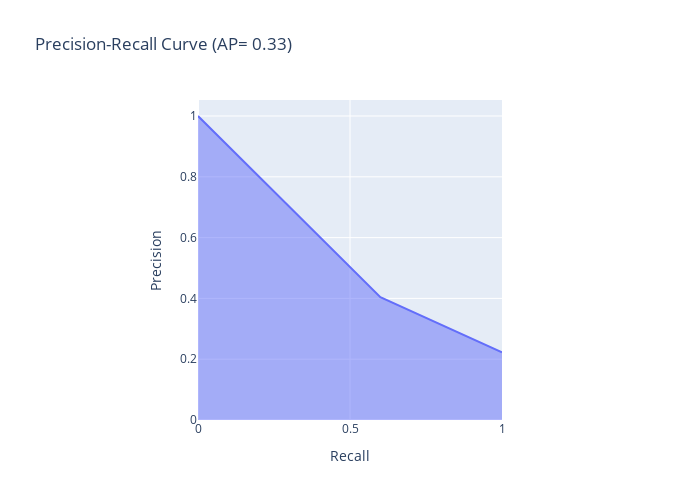

The code cell stored with this chart in its notebook:
### Code cell
# y_predict_proba = mygrid.predict_proba(X_test)[:,1]
y_predict_proba_test = mygrid_trainset.predict_proba(X_test)[:,1] >= 0.4
precision, recall, thresholds = precision_recall_curve(y_test,y_predict_proba_test)
average_precision = average_precision_score(y_test,y_predict_proba_test)

fig = px.area(
    x=recall, y=precision,
    title=f'Precision-Recall Curve (AP= {average_precision:.2f})',
    labels=dict(x='Recall', y='Precision'),
    width=700, height=500
)



fig.update_yaxes(scaleanchor='x', scaleratio=1)
fig.update_xaxes(constrain='domain')
fig.show()

### Figure 1 — Plotly figure (JSON) as saved in the notebook; plotly's stock layout.template omitted (floating-point values rounded to 4 significant figures)
{"data": [{"fillpattern": {"shape": ""}, "hovertemplate": "Recall=%{x}<br>Precision=%{y}<extra></extra>", "legendgroup": "", "line": {"color": "#636efa"}, "marker": {"symbol": "circle"}, "mode": "lines", "name": "", "orientation": "v", "showlegend": false, "stackgroup": "1", "type": "scatter", "x": [1, 0.6, 0], "xaxis": "x", "y": [0.2229, 0.4038, 1], "yaxis": "y"}], "layout": {"height": 500, "legend": {"tracegroupgap": 0}, "title": {"text": "Precision-Recall Curve (AP= 0.33)"}, "width": 700, "xaxis": {"anchor": "y", "constrain": "domain", "domain": [0, 1], "title": {"text": "Recall"}}, "yaxis": {"anchor": "x", "domain": [0, 1], "scaleanchor": "x", "scaleratio": 1, "title": {"text": "Precision"}}}}
